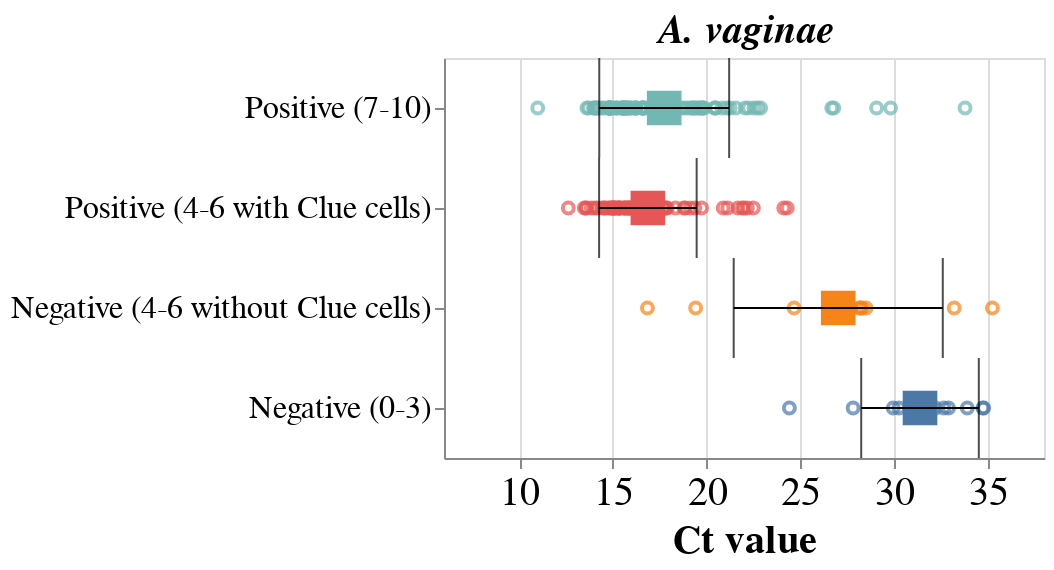

The cell this chart's notebook holds for it:
### Code cell
lacto = dis_df[(dis_df['Gene'] == 'A. vaginae') & (dis_df['Agreement2'] == 'Concordant')]
order=['Positive (7-10)','Positive (4-6 with Clue cells)','Negative (4-6 without Clue cells)','Negative (0-3)']

title=alt.TitleParams('A. vaginae', fontSize=20, fontStyle='Italic')
                                                
lacto_point_bv= alt.Chart(lacto, title=title).mark_point().encode(alt.X('CT:Q', title='Ct value', scale=alt.Scale(domain=[6,38]),axis=alt.Axis(labelAngle=0, labelFontSize=20, titleFontSize=20, grid=True,)),
                                                      alt.Y('BV_reviewed_score_sg:N' ,sort=order, axis=alt.Axis(labelFontSize=16, titleFontSize=20, grid=False , labelLimit=900)), 
                                                    alt.Color('BV_reviewed_score_sg:N', legend=None))                                                 


lacto_mean_bv = alt.Chart(lacto).mark_square(size=300).encode(alt.X('mean(CT):Q', title='Ct value',  scale=alt.Scale(domain=[6,38]),axis=alt.Axis(labelAngle=45, labelFontSize=20, titleFontSize=20, grid=True,)),
                                                         alt.Y('BV_reviewed_score_sg:N' ,sort=order, axis=alt.Axis(labelFontSize=16, titleFontSize=20, grid=False )),
                                                             alt.Color('BV_reviewed_score_sg:N', legend=None))

error_bars = alt.Chart(lacto).mark_errorbar(extent='stdev',ticks=True, color='black').encode(alt.X('CT:Q', title='Ct value',scale=alt.Scale(domain=[6,38]), axis=alt.Axis(labelAngle=45, labelFontSize=20, titleFontSize=20, grid=True,)),
                                                      alt.Y('BV_reviewed_score_sg:N', sort=order, title= None, axis=alt.Axis(labelFontSize=16, titleFontSize=20, grid=False)))

lacto_chart =(lacto_point_bv+ lacto_mean_bv+error_bars ).properties(width=300, height=200).configure_axisY(titleX=-250)
lacto_chart

### Figure 1 — Vega-Lite specification as saved in the notebook (floating-point values rounded to 4 significant figures; data arrays with more than 128 entries replaced by an {"elided": "..."} marker saying what was removed)
{"config": {"view": {"continuousWidth": 400, "continuousHeight": 300}, "axisY": {"titleX": -250}}, "layer": [{"mark": "point", "encoding": {"color": {"field": "BV_reviewed_score_sg", "legend": null, "type": "nominal"}, "x": {"axis": {"grid": true, "labelAngle": 0, "labelFontSize": 20, "titleFontSize": 20}, "field": "CT", "scale": {"domain": [6, 38]}, "title": "Ct value", "type": "quantitative"}, "y": {"axis": {"grid": false, "labelFontSize": 16, "labelLimit": 900, "titleFontSize": 20}, "field": "BV_reviewed_score_sg", "sort": ["Positive (7-10)", "Positive (4-6 with Clue cells)", "Negative (4-6 without Clue cells)", "Negative (0-3)"], "type": "nominal"}}, "title": {"text": "A. vaginae", "fontSize": 20, "fontStyle": "Italic"}}, {"mark": {"type": "square", "size": 300}, "encoding": {"color": {"field": "BV_reviewed_score_sg", "legend": null, "type": "nominal"}, "x": {"aggregate": "mean", "axis": {"grid": true, "labelAngle": 45, "labelFontSize": 20, "titleFontSize": 20}, "field": "CT", "scale": {"domain": [6, 38]}, "title": "Ct value", "type": "quantitative"}, "y": {"axis": {"grid": false, "labelFontSize": 16, "titleFontSize": 20}, "field": "BV_reviewed_score_sg", "sort": ["Positive (7-10)", "Positive (4-6 with Clue cells)", "Negative (4-6 without Clue cells)", "Negative (0-3)"], "type": "nominal"}}}, {"mark": {"type": "errorbar", "color": "black", "extent": "stdev", "ticks": true}, "encoding": {"x": {"axis": {"grid": true, "labelAngle": 45, "labelFontSize": 20, "titleFontSize": 20}, "field": "CT", "scale": {"domain": [6, 38]}, "title": "Ct value", "type": "quantitative"}, "y": {"axis": {"grid": false, "labelFontSize": 16, "titleFontSize": 20}, "field": "BV_reviewed_score_sg", "sort": ["Positive (7-10)", "Positive (4-6 with Clue cells)", "Negative (4-6 without Clue cells)", "Negative (0-3)"], "title": null, "type": "nominal"}}}], "data": {"name": "data-c80243bcaa7027607f4c995c29a24aa1"}, "height": 200, "width": 300, "$schema": "https://vega.github.io/schema/vega-lite/v4.17.0.json", "datasets": {"data-c80243bcaa7027607f4c995c29a24aa1": {"elided": "327 records"}}}
